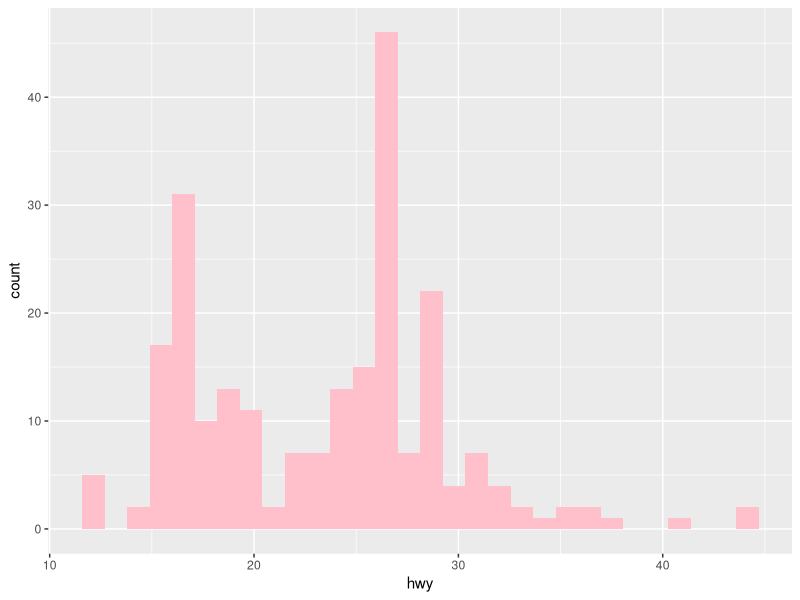
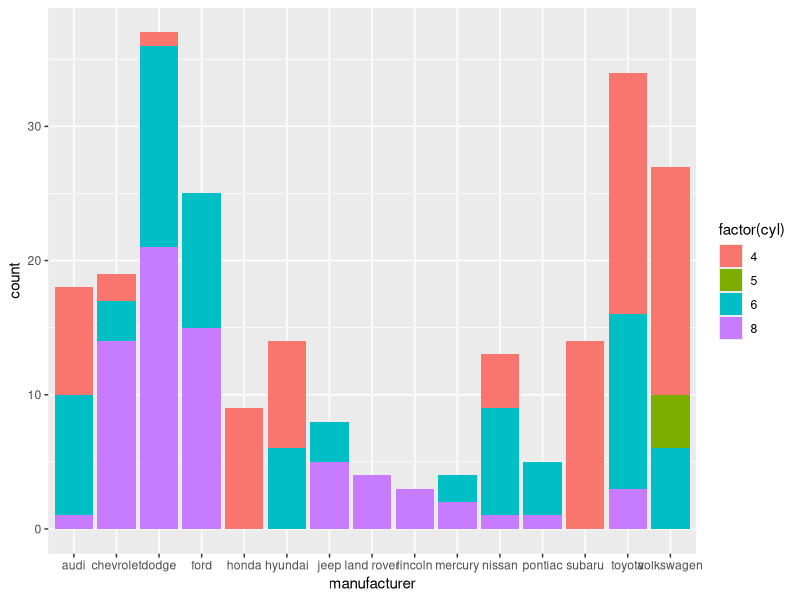
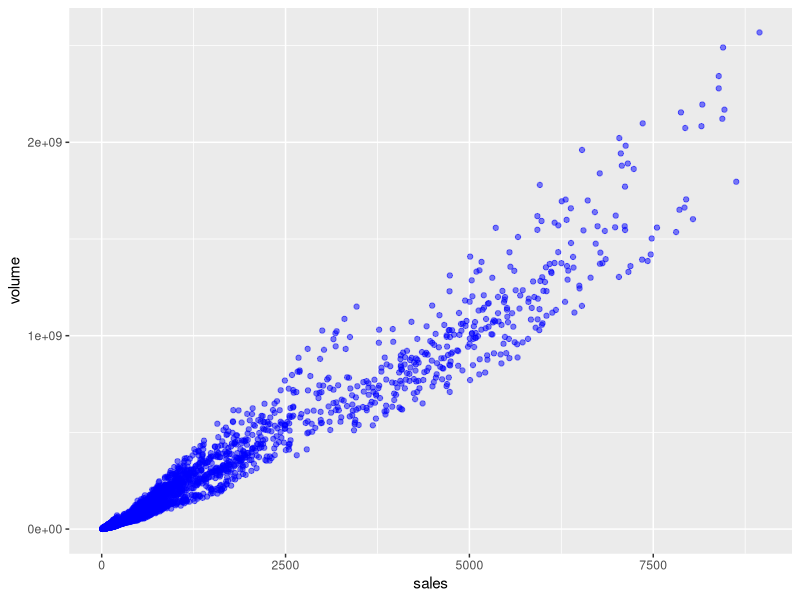
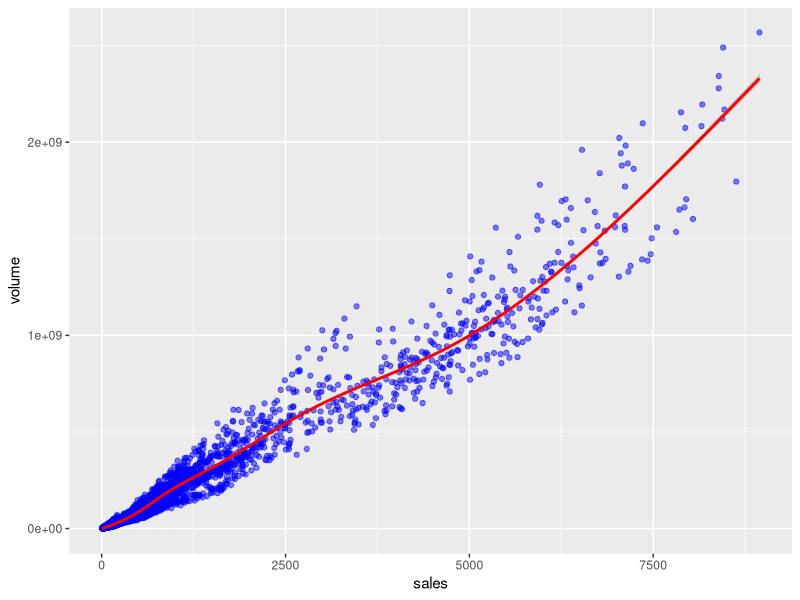

Here is the R script that generated these plots, in order:
library(ggplot2)
library(ggthemes)
head(mpg)

#Question 1: Histogram of hwy mpg values:

pl <- ggplot(mpg,aes(x=hwy))
pl2 <- pl+geom_histogram(fill='pink')
print(pl2)

#Question 2: Barplot of car counts per manufacturer with color fill defined by cyl count

pl <- ggplot(mpg,aes(x=manufacturer))
pl2 <- pl+geom_bar(aes(fill=factor(cyl)))
print(pl2)

#Question 3: Switch now to use the txhousing dataset that comes with ggplot2

head(txhousing)

#Question 4: Create a scatterplot of volume versus sales. Afterwards play around with alpha and color arguments to clarify information.

pl = ggplot(txhousing,aes(x=sales,y=volume))
pl2 = pl+geom_point(color='blue',alpha=0.5)
print(pl2)

#Question 5: Add a smooth fit line to the scatterplot from above
pl = ggplot(txhousing,aes(x=sales,y=volume))
pl2 = pl+geom_point(color='blue',alpha=0.5)+geom_smooth(color='red')
print(pl2)
